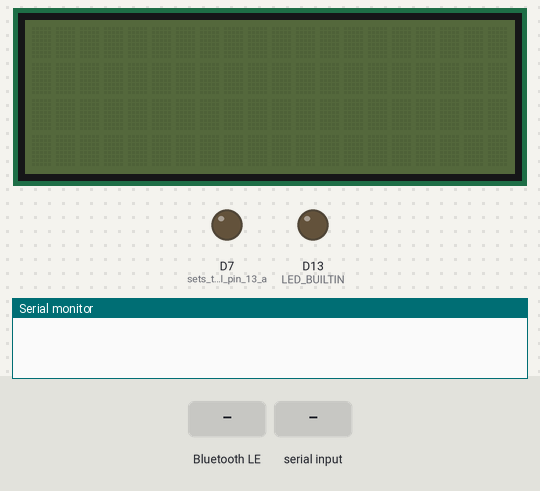
Bench run of a sketch on a simulated Arduino Nano 33 IoT. Shown: 20×4 character LCD, output pins drawn as LEDs (lit = HIGH), the last lines printed to the serial monitor. Dashed ring = blinking. Inputs (shaded band) come from the test bench. Nothing arrives over Bluetooth unless stated; a phone connects over Bluetooth LE 3 s after start.

Above: at 0.0 s.
At 3.6 s:
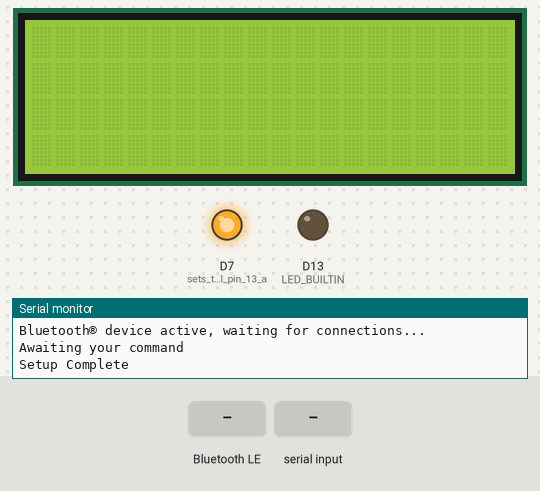
3.7 s: Bluetooth LE write "L" received
At 6.5 s:
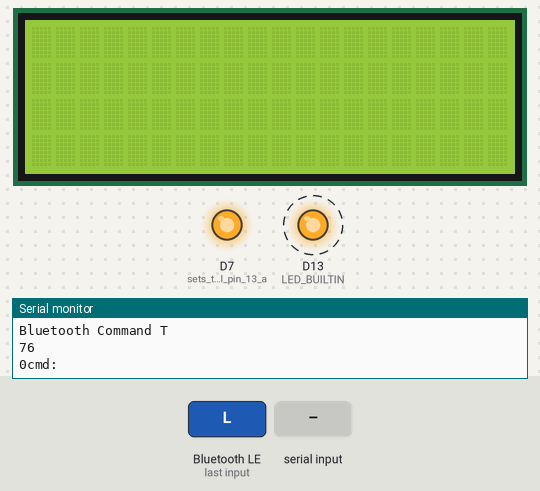
6.7 s: Bluetooth LE write "L" received
8.5 s: Bluetooth LE write "L" received
10.5 s: "L\n" received over Serial
12.5 s: "X\n" received over the second serial link
Timing chart, 0 to 15.5 s (numbered marks = the images above; inputs shaded):
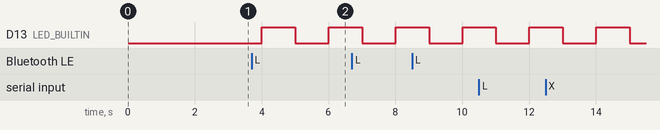

The sketch:

Home_Wall_v7_Bluetooth2Serial_addedLCD.ino
```cpp
/* Features
  Set climb to a certain number (brightness)
  Flip climb on board (red->blue)
  Toggle a single light
  Set all lights to off turn off problem
  Save a climb to memory

*/
#include <ArduinoBLE.h>
#include <Wire.h>
#include <LiquidCrystal_I2C.h>
LiquidCrystal_I2C lcd(0x27, 20, 4);  // set the LCD address to 0x27 for a 16 chars and 2 line display
char sent_lcd_line[4][20];           // memory of what was sent to the LCD display

char buff_lcd_line[4][20];  // buffer in the lcd display
char command_in[256];
int max_packet = 256;
bool new_line;
int line_to_update;
int command_from = 0;
const int ledPin = LED_BUILTIN;  // set ledPin to on-board LED
const int buttonPin = 4;         // set buttonPin to digital pin 4
unsigned long loop_count = 0;
#define DATA_PIN 3

BLEService WallServe("112");  // create service

// create switch characteristic and allow remote device to read and write

BLEIntCharacteristic Problem_Number("001", BLERead | BLEWrite);  //840b
BLELongCharacteristic ToggleLED("002'", BLERead | BLEWrite);     // 13D
BLELongCharacteristic FlipProblem("003", BLERead | BLEWrite);    //fb
BLEIntCharacteristic SaveProblem("004", BLERead | BLEWrite);     //fb
BLEIntCharacteristic RandomProblem("005", BLERead | BLEWrite);   //fb

bool flip_problem = false;
int ProblemNumber;

unsigned long t_last_LCD = 0;

String command;
//String command_in;
String TempString;
int LED_row_column_i;
bool command_received = false;

unsigned long t_update;
unsigned long t_current;
bool onboard_light = false;

void setup() {
  delay(2000);
  t_update = millis() + 1000;
  pinMode(7, OUTPUT);     // sets the digital pin 13 as output
  digitalWrite(7, HIGH);  // sets the digital pin 13 on
  pinMode(LED_BUILTIN, OUTPUT);

  for (int i_arr = 0; i_arr < 4; i_arr = i_arr + 1) {
    for (int j_arr = 0; j_arr < 20; j_arr = j_arr + 1) {
      buff_lcd_line[i_arr][j_arr] = 32;
      sent_lcd_line[i_arr][j_arr] = 32;
    }
  }

  Serial.begin(115200);
  delay(100);
  Serial1.begin(115200);
  delay(100);

  Serial.println("LCD module initialize!");
  Serial.flush();
  lcd.init();  // initialize the lcd
  lcd.backlight();
  delay(100);
  lcd.clear();
  Serial.println("LCD module finish!");


  // Serial1.println("************************************");
  // Serial1.println("Serial UP");


  //pinMode(ledPin, OUTPUT);  // use the LED as an output

  if (!BLE.begin()) {
    Serial.println("starting Bluetooth® Low Energy module failed!");
    while (1)
      ;
  }

  // set the local name peripheral advertises

  // set the UUID for the service this peripheral advertises:
  BLE.setAdvertisedService(WallServe);

  // add the characteristics to the service
  WallServe.addCharacteristic(ToggleLED);
  WallServe.addCharacteristic(Problem_Number);
  WallServe.addCharacteristic(FlipProblem);
  WallServe.addCharacteristic(SaveProblem);
  WallServe.addCharacteristic(RandomProblem);
  // add the service
  BLE.addService(WallServe);

  FlipProblem.writeValue(0);
  BLE.setLocalName("HomeWall2");
  BLE.setDeviceName("HomeWall2");

  BLE.advertise();

  Serial.println("Bluetooth® device active, waiting for connections...");
  Serial.println("Awaiting your command");
  delay(100);

  Serial.println("Setup Complete");
  Serial.flush();
}

void loop() {


  if (ToggleLED.written()) {
    Serial.println("Bluetooth Command T");
    Serial.println(ToggleLED.value());
    command_received = true;
    command = "T" + String(ToggleLED.value());
  }
  if (FlipProblem.written()) {
    Serial.println("Bluetooth Command F");
    Serial.println(FlipProblem.value());
    command_received = true;
    command = "F";
  }

  if (Problem_Number.written()) {
    Serial.println("Bluetooth Command P");
    Serial.println(Problem_Number.value());
    command_received = true;
    command = "P" + String(Problem_Number.value());
  }

  if (SaveProblem.written()) {
    Serial.println("Bluetooth Command S");
    Serial.println(SaveProblem.value());
    command_received = true;
    command = "S" + String(SaveProblem.value());
  }

  if (RandomProblem.written()) {
    Serial.println("Bluetooth Command L");
    Serial.println(RandomProblem.value());
    command_received = true;
    command = "R" + String(RandomProblem.value());
  }

  GetCommandSerial();
  /*
  if (Serial1.available()) {
    command_in = Serial1.readString();
    command_received = true;
  }

  if (Serial.available()) {
    command_in = Serial.readString();
    command_received = true;
  }
*/

  // handle commands from the other arduino and pass these to the LCD display

  if (command_received) {
    Serial.print(command_from);
    Serial.print("cmd:");

    Serial.println(command_in);
    delay(100);


    if (command_in[0] == 'L') {
      set_LCD_array();
    } else {
      Serial1.println(command);  // if it doesn't start with an L, pass the command off to the other arduino
    }
    //  Serial.flush();
    command_received = false;
  }
  // **************************************
  // check Bluetooth
  //*************************************
  BLE.poll();
  compare_LCD_array();
  if (new_line) {
    set_LCD();
  }
  blink_light();
}

void compare_LCD_array() {

  new_line = false;
  for (int i_arr = 0; i_arr < 4; i_arr = i_arr + 1) {
    for (int j_arr = 0; j_arr < 20; j_arr = j_arr + 1) {
      if (buff_lcd_line[i_arr][j_arr] != sent_lcd_line[i_arr][j_arr]) {
        new_line = true;
        line_to_update = i_arr;
        break;
      }
    }
    if (new_line) {
      break;
    }
  }
}

void set_LCD_array() {
  // change the value in the bufffer to the value recieved from serial
  char current_char;
  char lcd_line[20];
  int row_index;
  int imax;
  bool end_found = false;
  if (command_in[0] == 'L' && command_in[1] == '1') {
    row_index = 0;
  } else if (command_in[0] == 'L' && command_in[1] == '2') {
    row_index = 1;
  } else if (command_in[0] == 'L' && command_in[1] == '3') {
    row_index = 2;
  } else if (command_in[0] == 'L' && command_in[1] == '4') {
    row_index = 3;
  } else if (command_in[0] == 'L' && command_in[1] == 'X') {
    lcd.init();
    delay(100);
    lcd.clear();
    t_last_LCD = millis();
  } else {
    row_index = 100;
  }

  if (row_index < 4) {  // only update if the row is good
    for (int i = 0; i < 20; i = i + 1) {

      if (command_in[i + 2] == 13 || command_in[i + 2] == 10) {
        end_found = true;  // that was the end, the rest should be spaces
      }
      if (!end_found) {
        current_char = command_in[i + 2];
      } else {
        current_char = 32;
      }
      if (current_char > 31 && current_char < 127) {
        buff_lcd_line[row_index][i] = current_char;
      } else {
        buff_lcd_line[row_index][i] = 32;
      }
    }
  }
}

void set_LCD() {

  char lcd_line_next[20];


  if (millis() > t_last_LCD + 1100) {
    Serial.print(line_to_update);
    Serial.println(" :");
    for (int i = 0; i < 20; i = i + 1) {
      lcd_line_next[i] = buff_lcd_line[line_to_update][i];
      Serial.print(lcd_line_next[i]);
    }
    Serial.println("");
    lcd.setCursor(0, line_to_update);
    delay(100);
    lcd.println(lcd_line_next);

    // lcd.flush();
    t_last_LCD = millis();
    for (int i = 0; i < 20; i = i + 1) {
      sent_lcd_line[line_to_update][i] = lcd_line_next[i];
    }
  }
}

void blink_light() {
  t_current = millis();
  if (t_current > t_update) {
    if (onboard_light) {
      digitalWrite(LED_BUILTIN, HIGH);
    } else {
      digitalWrite(LED_BUILTIN, LOW);
    }
    t_update = t_current + 1000;
    onboard_light = !onboard_light;
  }
}
void GetCommandSerial() {
  int i_buff = 0;
  i_buff = 0;
  for (int i = 0; i < max_packet; i = i + 1) {
    command_in[i] = 0;
  }
  while (Serial1.available() > 0) {
    // read the incoming byte:
    command_in[i_buff] = Serial1.read();
    delay(1);
    command_received = true;
    command_from = 1;
    if (command_in[i_buff] == 10) {
      break;  // if that is an end of line character, that's it for the command (for now)
    }
    i_buff++;
    if (command_in[i_buff] == 10) {
      break;  // if that is an end of line character, that's it for the command (for now)
    }
    if (i_buff >= max_packet) {
      break;
    }
  }
  i_buff = 0;
  while (Serial.available() > 0) {
    // read the incoming byte:
    command_in[i_buff] = Serial.read();
    delay(1);
    command_received = true;
    command_from = 0;
    if (command_in[i_buff] == 10) {
      break;  // if that is an end of line character, that's it for the command (for now)
    }
    i_buff++;

    if (i_buff >= max_packet) {
      break;
    }
  }
}
```
